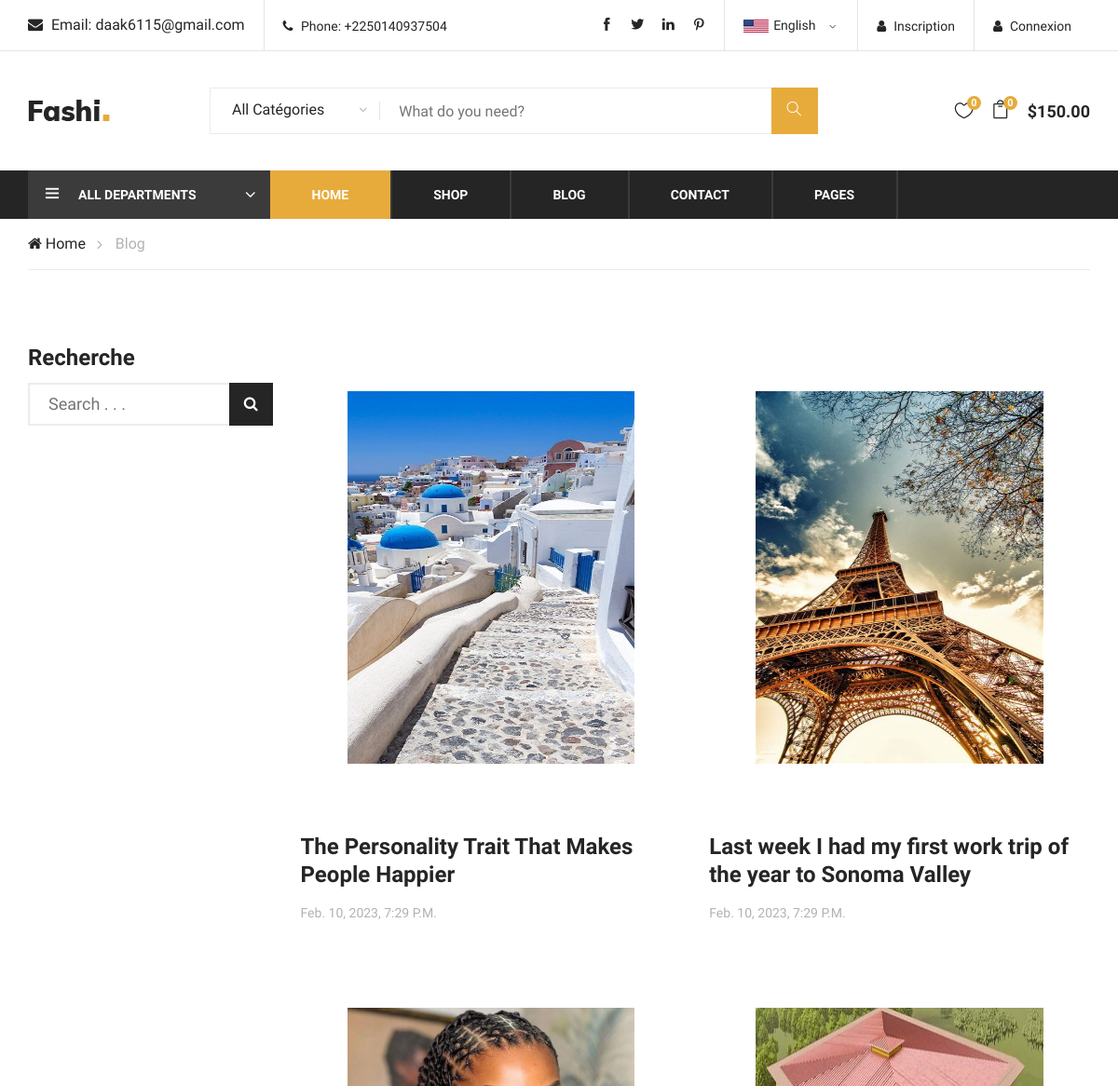
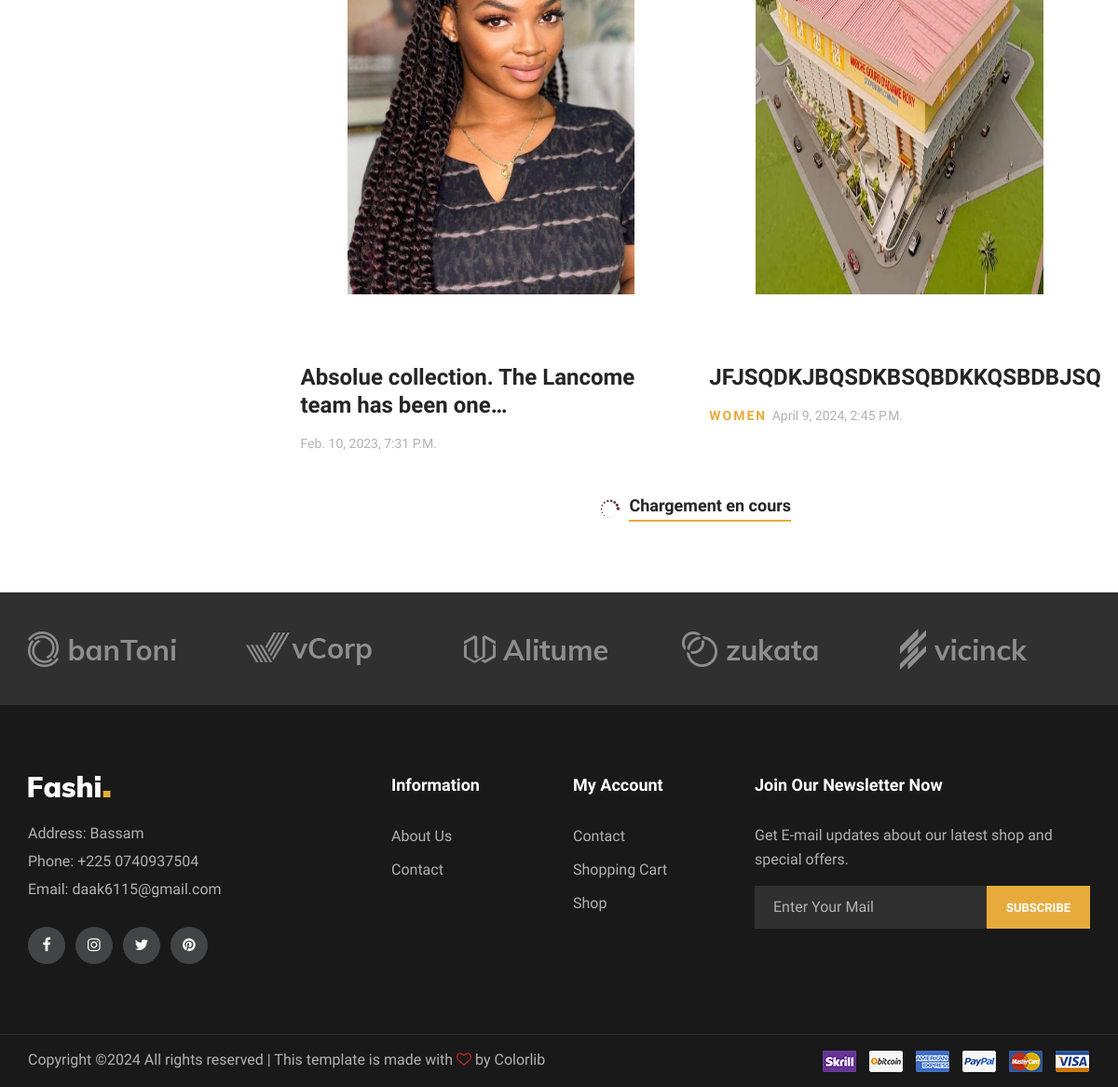
The page /blog.html/ on the database its author committed (2 pictures, top to bottom).
### myapp/models.py (models this page shows, shortened)
class Post(models.Model):
    image = models.ImageField(upload_to="Post")
    categorie = models.ManyToManyField(Categorie, related_name="categorie1")
    description = models.TextField(blank=True)
    status= models.BooleanField(default=True)
    date_add= models.DateTimeField(auto_now_add=True)
    date_update=models.DateTimeField(auto_now=True)

class Categorie(models.Model):
    name = models.CharField(max_length=100)
    status= models.BooleanField(default=True)
    date_add= models.DateTimeField(auto_now_add=True)
    date_update=models.DateTimeField(auto_now=True)

### myapp/views.py (the view)
# urls.py: path("blog.html/",views.blog,name="blog.html"),
def blog(request):
    posts = Post.objects.all()
    categories = Categorie.objects.all()
    datas = {'categories': categories, 'posts': posts}
    return render(request, "blog.html", datas)

### myapp/templates/blog.html (shortened to what this page needs)
{% extends 'base.html' %}
{% load static %}
{% block content %}
    <div class="breacrumb-section">
        <div class="container">
            <div class="row">
                <div class="col-lg-12">
                    <div class="breadcrumb-text">
                        <a href="{% url 'index.html' %}"><i class="fa fa-home"></i> Home</a>
                        <span>Blog</span>
                    </div>
                </div>
            </div>
        </div>
    </div>
    <section class="blog-section spad">
        <div class="container">
            <div class="row">
                <div class="col-lg-3 col-md-6 col-sm-8 order-2 order-lg-1">
                    <div class="blog-sidebar">
                        <div class="search-form">
                            <h4>Recherche</h4>
                            <form action="#">
                                <input type="text" placeholder="Search . . .  ">
                                <button type="submit"><i class="fa fa-search"></i></button>
                            </form>
                        </div>
                    </div>
                </div>
                <div class="col-lg-9 order-1 order-lg-2">
                    <div class="row">
                        {% for post in posts %}
                        <div class="col-lg-6 col-sm-6">
                            <div class="blog-item">
                                <div class="bi-pic">
                                    <img src="{{ post.image.url }}" alt="" style="width: 500px; height: 500px;padding: 50px">
                                </div>
                                <div class="bi-text">
                                    <a href="{% url 'blog_details.html' post.id %}">
                                        <h4>{{ post.description }}</h4>
                                    </a>
                                    <p>
                                        {% for c in post.categorie.all %}
                                        {{ c.name }}
                                        {% endfor%}
                                    <span>
                                        {{ post.date_add }}
                                    </span>
                                    </p>
                                </div>
                            </div>
                        </div>
                        {% endfor %}
                        <div class="col-lg-12">
                            <div class="loading-more">
                                <i class="icon_loading"></i>
                                <a href="#">
                                    Chargement en cours
                                </a>
                            </div>
                        </div>
                    </div>
                </div>
            </div>
        </div>
    </section>
    {% endblock content %}

### static/css/style.css (style rules this page uses)
html, body { height: 100%; font-family: "Muli", sans-serif; -webkit-font-smoothing: antialiased; font-smoothing: antialiased; }
h1, h2, h3, h4, h5, h6 { margin: 0; color: #111111; font-weight: 400; font-family: "Muli", sans-serif; }
h4 { font-size: 24px; }
p { font-size: 16px; font-family: "Muli", sans-serif; color: #636363; font-weight: 400; line-height: 26px; margin: 0 0 15px 0; }
img { max-width: 100%; }
.spad { padding-top: 100px; padding-bottom: 100px; }
.breadcrumb-text { border-bottom: 1px solid #ebebeb; padding: 15px 0; }
.breadcrumb-text a { display: inline-block; font-size: 16px; color: #252525; margin-right: 28px; position: relative; }
.breadcrumb-text a:after { position: absolute; right: -18px; top: 0px; content: ""; font-family: "FontAwesome"; font-size: 16px; color: #b2b2b2; }
.breadcrumb-text span { display: inline-block; color: #b2b2b2; }
.loading-more { text-align: center; padding-top: 10px; }
.loading-more i { font-size: 22px; color: #663333; margin-right: 6px; position: relative; top: 7px; }
.loading-more a { font-size: 18px; font-weight: 700; color: #252525; position: relative; display: inline-block; }
.loading-more a:before { position: absolute; left: 0; bottom: -4px; width: 100%; height: 2px; background: #e7ab3c; content: ""; }
.blog-section { padding-top: 80px; padding-bottom: 80px; }
.blog-section .loading-more { padding-top: 0; }
.blog-sidebar .search-form { margin-bottom: 55px; }
.blog-sidebar .search-form h4 { color: #252525; font-weight: 700; margin-bottom: 12px; }
.blog-sidebar .search-form form { position: relative; }
.blog-sidebar .search-form form input { height: 46px; width: 100%; border: 2px solid #ECECEC; padding-left: 20px; font-size: 18px; color: #b2b2b2; }
.blog-sidebar .search-form form button { position: absolute; right: 0; top: 0; color: #ffffff; background: #252525; border: 1px solid #252525; height: 46px; padding: 0 15px; cursor: pointer; }
.blog-item { margin-bottom: 42px; }
.blog-item .bi-pic img { min-width: 100%; }
.blog-item .bi-text { padding-top: 24px; }
.blog-item .bi-text h4 { color: #252525; font-weight: 700; line-height: 30px; margin-bottom: 16px; }
.blog-item .bi-text p { margin-bottom: 0; font-size: 14px; font-weight: 700; text-transform: uppercase; color: #e7ab3c; letter-spacing: 2px; line-height: 20px; }
.blog-item .bi-text p span { color: #b2b2b2; font-weight: 400; text-transform: capitalize; letter-spacing: 0; }
@media only screen and (min-width: 1200px) { .container { max-width: 1170px; } }

### rows shown on the page
Post: image (picture), description "The Personality Trait That Makes People Happier", date_add "Feb. 10, 2023, 7:29 P.m."
Post: image (picture), description "Last week I had my first work trip of the year to Sonoma Valley", date_add "Feb. 10, 2023, 7:29 P.m."
Post: image (picture), description "Absolue collection. The Lancome team has been one…", date_add "Feb. 10, 2023, 7:31 P.m."
Post: image (picture), description "JFJSQDKJBQSDKBSQBDKKQSBDBJSQ", date_add "April 9, 2024, 2:45 P.m."
Categorie: name "WOMEN"
